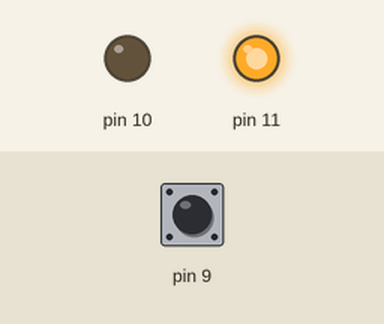
The sketch below on a simulated Arduino Uno, built with avr-gcc and run on an emulated ATmega328P. Shown: output pins drawn as LEDs (lit = HIGH). The inputs (shaded band) are chosen by the test bench; at power-on: pin 9 HIGH. What the sketch prints to the serial monitor is not drawn.

Above: at 0.15 s.
Timing chart, 0 to 1.6 s (numbered marks = the images above):
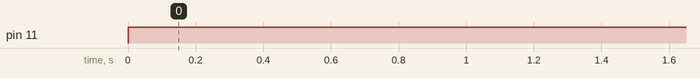

The sketch:

mechatronics_lab_8.ino
```cpp
void setup ()
{
  Serial.begin (9600);
  pinMode(11, OUTPUT);
}

void loop ()
{

  digitalWrite (11, HIGH);
  pinMode(10, OUTPUT);
  digitalWrite (10, LOW);
  delay (22);
  pinMode (10, INPUT);
  int startTime = millis ();
  digitalWrite (11, LOW);
  while (digitalRead (9) == 0);

  int stopTime = millis ();
  float voltage = .008 * (stopTime - startTime);

  Serial.println (voltage);
  /*
  int accumulator = 0;
  float voltage = 0;
  for (float i = 0; i <= pow(2, 16); i++)
  {
    if (digitalRead(6) == HIGH)
    {
      accumulator++;
    }
  }
  voltage = 5.00 * (accumulator / (pow(2, 16) - 1));
  Serial.println (voltage);
  */
}
```

Measured:
- by itself, pin 11: LOW → HIGH at 0.00 s
